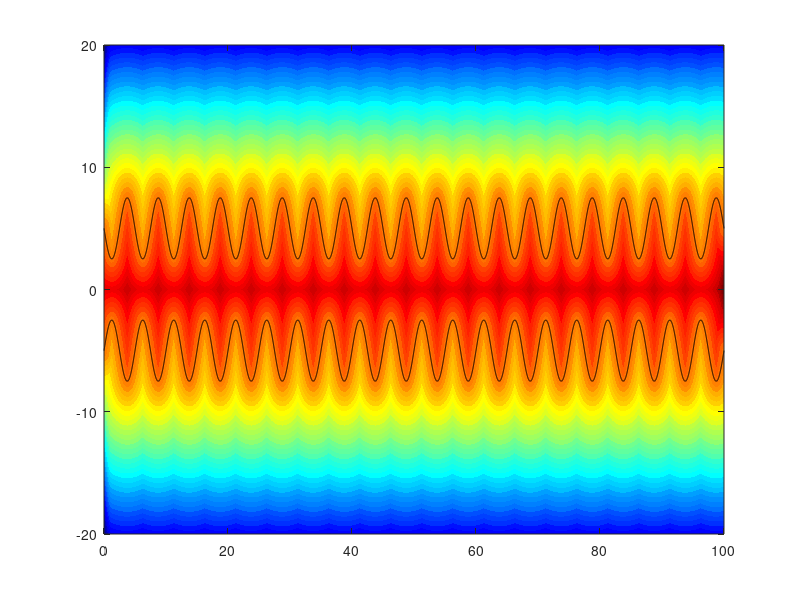

The MATLAB script that drew this image:
clear all

xt = 0:0.01:100;

b = 10;
lambda = 5;
a = 0.5 * lambda;
x_0 = 0.5*lambda;
y = a*sin(2*pi/lambda * (xt-x_0));

yt = b/2 + y;
yb = -b/2 - y;


x = 0:0.1:100;
y = -20:0.1:20;

[X,Y] = meshgrid(x,y);
X = X';
Y = Y';
psi = zeros(size(X));
% profile on
%% Bottom
endBotIndx = ceil(length(y)/2);
dispIndx = ceil(length(x)/20);
for i =1:length(x)
    if ~mod(i,dispIndx)
        display(strcat('...', num2str(i/length(x) *100), '.............'))
    end
    [~,J] = find(xt >= X(i,1));
    indx = abs(xt-X(i,1)) < lambda/2;
    xt_temp = xt(indx);
    yt_temp = yt(indx);
    yb_temp = yb(indx);
    %%%%% bottom
    dist = sqrt((xt_temp' - X(i,1:endBotIndx)).^2 + ...
        (yb_temp' - Y(i,1:endBotIndx)).^2 );
    y_curve = -b/2 - a*sin(2*pi/lambda * (X(i,1)-x_0));
    
    psi(i,1:endBotIndx) = min(dist) .* (Y(i,1:endBotIndx) >= y_curve) - ...
         min(dist) .* (Y(i,1:endBotIndx) <= y_curve) ;
    
    %%%%% top
    dist = sqrt((xt_temp' - X(i,endBotIndx+1:end)).^2 + ...
        (yt_temp' - Y(i,endBotIndx+1:end)).^2 );
    y_curve = b/2 + a*sin(2*pi/lambda * (X(i,1)-x_0));
    
    psi(i,endBotIndx+1:end) = -min(dist) .* (Y(i,endBotIndx+1:end) >= y_curve) + ...
         min(dist) .* (Y(i,endBotIndx+1:end) <= y_curve) ; 
     
end
% profile viewer
%%
contourf(X,Y,psi, 50, 'LineStyle', 'none')
colormap jet
hold on
plot(xt,yt, 'k')
hold on 
plot(xt,yb, 'k')
% axis equal

